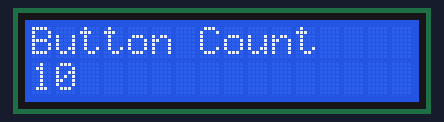
The sketch below on a simulated Arduino Uno, built with avr-gcc and run on an emulated ATmega328P. On the bench: 16×2 character LCD.

Above: at 44.1 s.
At 88.1 s:
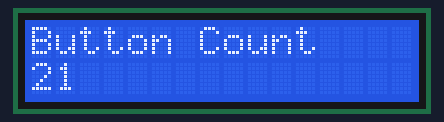

The sketch:

WorkingMapProjectV1withLCDcount.ino
```cpp
#include <Adafruit_MCP23X17.h> //Using Adafruit library for MCP23017
#include <LiquidCrystal.h>//Using Liquid Crystal.h for display library

Adafruit_MCP23X17 mcp0; //Instantiate mcp object
Adafruit_MCP23X17 mcp1; //Instantiate mcp object
int dly=250; // 1/4 second delay
const static int buttons[] = {8,9,10,11,12,13,14,15}; // Pins on MCP
const static int lights[] = {0,1,2,3,4,5,6,7};//Pins on MCP
LiquidCrystal lcd(7, 8, 9, 10, 11, 12);
int count=0;
int press;

void setup() {
  lcd.begin(16,2); // set up the LCD's number of columns and rows

  Serial.begin(9600);
  mcp0.begin_I2C(0x20);// 000-Gnd,Gnd,Gnd-using chip Address along with hardwiring to declare these seperately.
  mcp1.begin_I2C(0x21);// 001-Gnd,Gnd,5v.

  for(int x = 0; x < sizeof(buttons)/sizeof(int); x++) // Iterates through all buttons
  {
    mcp0.pinMode(buttons[x], INPUT_PULLUP); // Places Pin "x" into a natural HIGH state
  }
  for(int x = 0; x < sizeof(lights)/sizeof(int); x++) // Iterates through all LEDs
  {
    mcp0.pinMode(lights[x], OUTPUT); // Set LEDs to output
  }
  for(int x = 0; x < sizeof(buttons)/sizeof(int); x++) // Iterates through all buttons
  {
    mcp1.pinMode(buttons[x], INPUT_PULLUP); // Places Pin "x" into a natural HIGH state
  }
  for(int x = 0; x < sizeof(lights)/sizeof(int); x++) // Iterates through all LEDs
  {
    mcp1.pinMode(lights[x], OUTPUT); // Set LEDs to output
  }
}

void loop() {
  for(int x = 0; x < sizeof(buttons)/sizeof(int); x++) // Iterate through all buttons
  {
    if (mcp0.digitalRead(buttons[x]) == LOW) // Check state of buttons
    {
        mcp0.digitalWrite(lights[x], HIGH); // Turn on LED
        press = count++;
        delay(4000); // Wait
        mcp0.digitalWrite(lights[x], LOW); // Turn off LED
    }
  }
  for(int x = 0; x < sizeof(buttons)/sizeof(int); x++) // Iterate through all buttons
  {
    if (mcp1.digitalRead(buttons[x]) == LOW) // Check state of buttons
    {
        mcp1.digitalWrite(lights[x], HIGH); // Turn on LED
        press = count++;
        delay(4000); // Wait
        mcp1.digitalWrite(lights[x], LOW); // Turn off LED
    }
  }
  lcd.setCursor(0,0);
    lcd.print("Button Count");// Print a message to the LCD.
    lcd.setCursor(0,2);
    lcd.print(press);
}
```

Measured:
- what the display in image 0 shows lasts 44.0 s, from 44.1 s to 88.1 s
